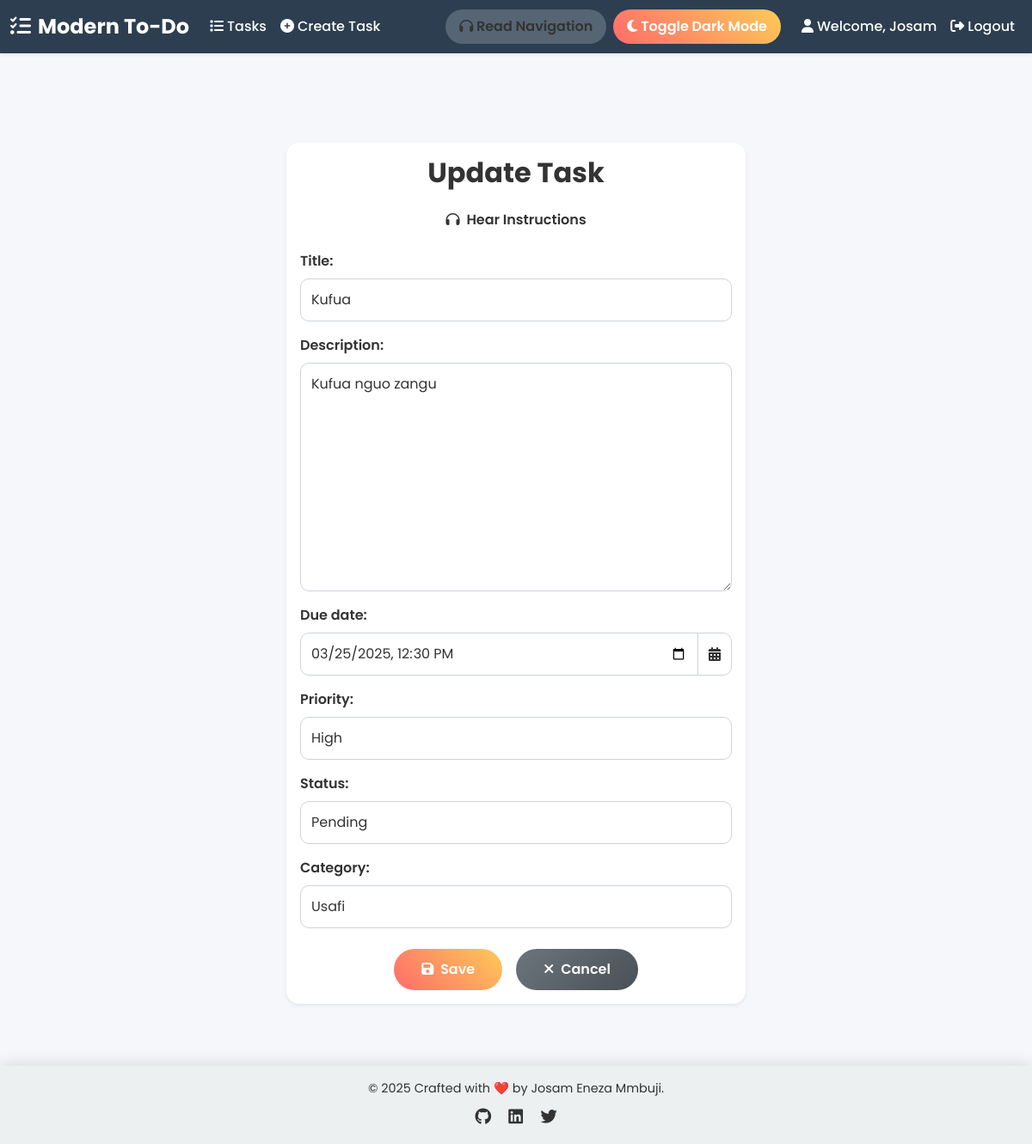
The page /tasks/update/5/ (signed in) on the database its author committed.
### tasks/models.py (models this page shows, shortened)
class Task(models.Model):
    category = models.CharField(max_length=50, blank=True, null=True)
    PRIORITY_CHOICES = [
        ('low', 'Low'),
        ('medium', 'Medium'),
        ('high', 'High'),
    ]
    STATUS_CHOICES = [
        ('pending', 'Pending'),
        ('in_progress', 'In Progress'),
        ('completed', 'Completed'),
    ]
    title = models.CharField(max_length=200)
    description = models.TextField(blank=True, null=True)
    due_date = models.DateTimeField(blank=True, null=True)
    priority = models.CharField(max_length=10, choices=PRIORITY_CHOICES, default='medium')
    status = models.CharField(max_length=20, choices=STATUS_CHOICES, default='pending')
    user = models.ForeignKey(User, on_delete=models.CASCADE)
    created_at = models.DateTimeField(auto_now_add=True)
    updated_at = models.DateTimeField(auto_now=True)

### tasks/views.py (the view)
# urls.py: path('update/<int:pk>/', views.task_update, name='task_update'),
@login_required
def task_update(request, pk):
    task = get_object_or_404(Task, pk=pk, user=request.user)
    if request.method == 'POST':
        form = TaskForm(request.POST, instance=task)
        if form.is_valid():
            form.save()
            return redirect('task_list')
    else:
        form = TaskForm(instance=task)
    return render(request, 'tasks/task_form.html', {'form': form})

### tasks/forms.py
class TaskForm(forms.ModelForm):
    class Meta:
        model = Task
        fields = ['title', 'description', 'due_date', 'priority', 'status', 'category']
        widgets = {
            'due_date': forms.DateTimeInput(attrs={'type': 'datetime-local'}),
        }

### tasks/templates/tasks/task_form.html (shortened to what this page needs)
{% extends 'base.html' %}
{% load widget_tweaks %}
{% block content %}
<div class="container py-5">
    <div class="row justify-content-center">
        <div class="col-lg-6 col-md-8">
            <div class="card shadow-sm" style="background: var(--card-bg); color: var(--card-text); border: none; border-radius: 15px; animation: fadeInUp 0.5s ease-in-out;">
                <div class="card-body">
                    <h1 class="fw-bold mb-3 text-center" style="color: var(--text-color); font-size: 2rem;">
                        {% if form.instance.pk %}Update Task{% else %}Create Task{% endif %}
                    </h1>
                    <button id="read-form-instructions" class="btn btn-narrator mb-3 d-block mx-auto"><i class="fas fa-headphones me-2"></i>Hear Instructions</button>
                    <form method="post" class="form">
                        <div class="form-group mb-4">
                            {% for field in form %}
                                <div class="mb-3">
                                    <label for="{{ field.id_for_label }}" class="form-label fw-semibold" style="color: var(--card-text);">
                                        {{ field.label }}:
                                    </label>
                                    {% if field.name == 'due_date' %}
                                        <div class="input-group">
                                            {{ field|add_class:"form-control" }}
                                            <span class="input-group-text" style="background: var(--card-bg); color: var(--card-text); border: 1px solid #ced4da; border-radius: 0 10px 10px 0;">
                                                <i class="fas fa-calendar-alt"></i>
                                            </span>
                                        </div>
                                    {% elif field.name == 'priority' or field.name == 'status' %}
                                        {{ field|add_class:"form-control" }}
                                    {% else %}
                                        {{ field|add_class:"form-control" }}
                                    {% endif %}
                                </div>
                            {% endfor %}
                        </div>
                        <div class="d-flex justify-content-center gap-3">
                            <button type="submit" class="btn btn-primary" style="background: var(--btn-gradient); border: none; padding: 0.75rem 2rem; border-radius: 25px; font-weight: 600; transition: var(--transition);">
                                <i class="fas fa-save me-2"></i>Save
                            </button>
                            <a href="{% url 'task_list' %}" class="btn btn-secondary" style="background: linear-gradient(135deg, #6c757d, #495057); color: #fff; border: none; padding: 0.75rem 2rem; border-radius: 25px; font-weight: 600; transition: var(--transition);">
                                <i class="fas fa-times me-2"></i>Cancel
                            </a>
                        </div>
                    </form>
                </div>
            </div>
        </div>
    </div>
</div>
{% endblock %}

### tasks/templates/tasks/base.html (shortened to what this page needs)
{% load static %}
<!DOCTYPE html>
<html lang="en">
<head>
    <link href="https://cdn.jsdelivr.net/npm/bootstrap@5.3.3/dist/css/bootstrap.min.css" rel="stylesheet">
    <link rel="stylesheet" href="https://cdnjs.cloudflare.com/ajax/libs/font-awesome/6.4.0/css/all.min.css">
</head>
<body>
    <div id="notification-container" class="position-fixed top-0 end-0 p-3" style="z-index: 1050;"></div>
    <nav class="navbar navbar-expand-lg navbar-dark shadow-sm">
        <div class="container-fluid">
            <a class="navbar-brand" href="{% url 'task_list' %}"><i class="fas fa-tasks me-2"></i>Modern To-Do</a>
            <div class="collapse navbar-collapse" id="navbarNav">
                <ul class="navbar-nav me-auto mb-2 mb-lg-0">
                    <li class="nav-item">
                        <a class="nav-link" href="{% url 'task_list' %}"><i class="fas fa-list me-1"></i>Tasks</a>
                    </li>
                    <li class="nav-item">
                        <a class="nav-link" href="{% url 'task_create' %}"><i class="fas fa-plus-circle me-1"></i>Create Task</a>
                    </li>
                </ul>
                <button id="readNav" class="btn btn-narrator me-2"><i class="fas fa-headphones"></i> Read Navigation</button>
                <button id="darkModeToggle" class="btn btn-dark-mode me-3"><i class="fas fa-moon me-1"></i>Toggle Dark Mode</button>
                <ul class="navbar-nav">
                    {% if user.is_authenticated %}
                        <li class="nav-item">
                            <span class="nav-link"><i class="fas fa-user me-1"></i>Welcome, {{ user.username }}</span>
                        </li>
                        <li class="nav-item">
                            <form method="post" action="{% url 'logout' %}" class="d-inline">
                                <button type="submit" class="nav-link btn btn-link text-white"><i class="fas fa-sign-out-alt me-1"></i>Logout</button>
                            </form>
                        </li>
                    {% endif %}
                </ul>
            </div>
        </div>
    </nav>
    <div class="container mt-4">
        {% block content %}{% endblock %}
    </div>
    <footer class="mt-4 text-center py-3">
        <p class="footer-text">© {% now "Y" %} Crafted with ❤️ by Josam Eneza Mmbuji.</p>
        <div class="social-links mt-2">
            <a href="https://github.com/josam-mm" target="_blank"><i class="fab fa-github"></i></a>
            <a href="https://linkedin.com/in/josam-mm" target="_blank"><i class="fab fa-linkedin"></i></a>
            <a href="https://twitter.com/josam_mm" target="_blank"><i class="fab fa-twitter"></i></a>
        </div>
    </footer>
</body>
</html>

### tasks/templates/tasks/base.html (style rules this page uses)
:root { --bg-color: #f5f7fa; --text-color: #333; --navbar-bg: #2c3e50; --footer-bg: #ecf0f1; --accent-color: #ff6b6b; --btn-gradient: linear-gradient(45deg, #ff6b6b, #feca57); --card-bg: #ffffff; --card-text: #333; --shadow: 0 4px 15px rgba(0, 0, 0, 0.1); --transition: all 0.3s ease; }
body { background-color: var(--bg-color); color: var(--text-color); font-family: 'Poppins', sans-serif; transition: var(--transition); min-height: 100vh; display: flex; flex-direction: column; }
.navbar { background-color: var(--navbar-bg); box-shadow: var(--shadow); transition: var(--transition); }
.navbar-brand { font-weight: 700; font-size: 1.5rem; color: #fff !important; transition: var(--transition); }
.nav-link { color: #fff !important; font-weight: 500; transition: var(--transition); }
.btn-dark-mode { background: var(--btn-gradient); border: none; padding: 0.5rem 1rem; border-radius: 25px; font-weight: 600; color: #fff; transition: var(--transition); }
.btn-narrator { background: rgba(255, 255, 255, 0.2); border: none; padding: 0.5rem 1rem; border-radius: 25px; font-weight: 600; color: #fff; transition: var(--transition); }
.container { flex: 1; padding-top: 2rem; }
footer { background-color: var(--footer-bg); transition: var(--transition); padding: 2rem 0; box-shadow: 0 -4px 15px rgba(0, 0, 0, 0.1); }
.footer-text { margin: 0; font-size: 0.9rem; }
.social-links a { color: var(--text-color); margin: 0 0.5rem; font-size: 1.2rem; transition: var(--transition); }

### tasks/templates/tasks/task_form.html (style rules this page uses)
.btn-narrator { background: rgba(255, 255, 255, 0.2); border: none; padding: 0.5rem 1rem; border-radius: 25px; font-weight: 600; color: var(--card-text); transition: var(--transition); }
.form-group label { font-weight: 600; color: var(--card-text); }
.form-control { width: 100%; padding: 0.75rem; border: 1px solid #ced4da; border-radius: 10px; background: var(--card-bg); color: var(--card-text); transition: var(--transition); }
.input-group .form-control { border-radius: 10px 0 0 10px; }

### rows shown on the page
Task: form "Kufua" "Kufua nguo zangu" "Usafi", form "03/25/2025 12:30", form "High" "Pending"

### other values the page prints
{{ user.username }} "Josam"
{{ field.label }} "Title" "Description" "Due date" "Priority" "Status" "Category"
